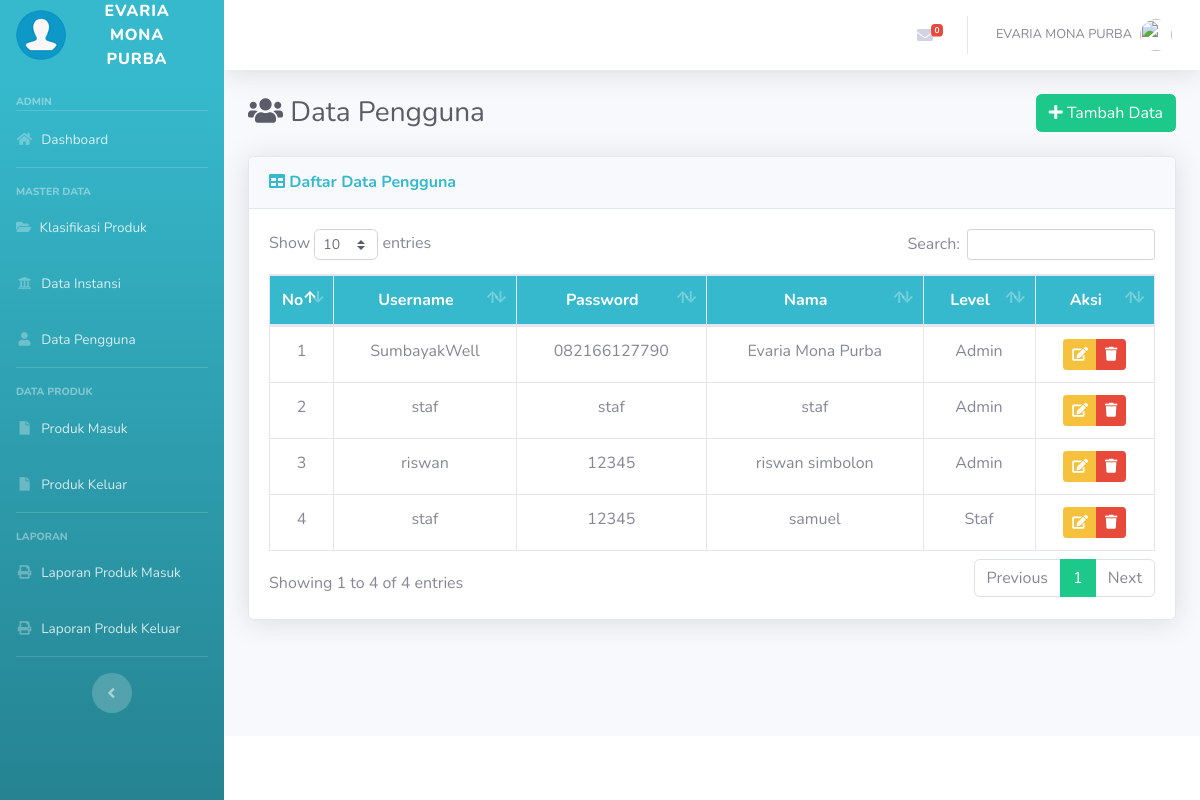
/user.php (signed in), run on the app's committed database.
### tables this page shows
CREATE TABLE `tb_user` (
  `id_user` int(11) NOT NULL,
  `username` varchar(20) NOT NULL,
  `password` varchar(20) NOT NULL,
  `nama` varchar(50) NOT NULL,
  `level` varchar(20) NOT NULL
);

### user.php (the view, shortened to what this page needs)
<?php
    if(!isset($_SESSION['user'])) {
        echo "<script language='javascript'>alert('Anda harus login terlebih dahulu!!!'); document.location.href='login.php';</script>";
    } else {
        if($_SESSION['level']!=='Admin'){
            echo "<script language='javascript'>document.location.href='login.php';</script>";
        } else {
    include 'template/header.php';
	include 'template/sidebar.php';
?>
<div class="d-sm-flex align-items-center justify-content-between mb-4">
    <h1 class="h3 mb-0 text-gray-800"><i class="fas fa-fw fa-users"></i> Data Pengguna</h1>
    <a href="#" data-toggle="modal" data-target="#tambahuser" class="btn btn-success"> <i class="fa fa-plus"></i> Tambah Data </a>
</div>
<div class="card shadow mb-4">
    <div class="card-header py-3">
        <h6 class="m-0 font-weight-bold text-info"><i class="fa fa-table"></i> Daftar Data Pengguna</h6>
    </div>
	<div class="card-body">
		<div class="table-responsive">
			 <table class="table table-bordered" id="dataTable" width="100%" cellspacing="0">
				<thead class="bg-info text-white">
					<tr align="center">
						<th width="5%">No</th>
						<th>Username</th>
						<th>Password</th>
						<th>Nama</th>
						<th>Level</th>
						<th>Aksi</th>
					</tr>
				</thead>
				<tbody>
				<?php
					$sql = mysqli_query($conn, "SELECT * FROM tb_user");
					$no=1;
					while($row = mysqli_fetch_assoc($sql)){
				?>
					<tr align="center">
						<td><?= $no++ ?></td>
						<td><?= $row['username'] ?></td>
						<td><?= $row['password'] ?></td>
						<td><?= $row['nama'] ?></td>
						<td><?= $row['level'] ?></td>
						<td>
							<div class="btn-group" role="group">
                                <a title="Edit" href="#" class="btn btn-warning btn-sm" data-toggle="modal" data-target="#edit<?php echo $row['id_user']; ?>"><i class="fa fa-edit"></i></a>
                                <a title="Hapus" href="#" class="btn btn-danger btn-sm" data-toggle="modal" data-target="#hapus<?php echo $row['id_user']; ?>"><i class="fa fa-trash"></i></a>
                            </div>
						</td>
					</tr>
					<?php } ?>
				</tbody>
			</table>
		</div>
	</div>
</div>
<?php }}
    include 'template/footer.php';
?>

### data on the page
tb_user: username "SumbayakWell", password "082166127790", nama "Evaria Mona Purba", level "Admin"
tb_user: username "staf", password "staf", nama "staf", level "Admin"
tb_user: username "riswan", password "12345", nama "riswan simbolon", level "Admin"
tb_user: username "staf", password "12345", nama "samuel", level "Staf"

### other printed values
$_SESSION['user'] "EVARIA MONA PURBA"
$_SESSION['level'] "ADMIN"
$ceksqli "0"
